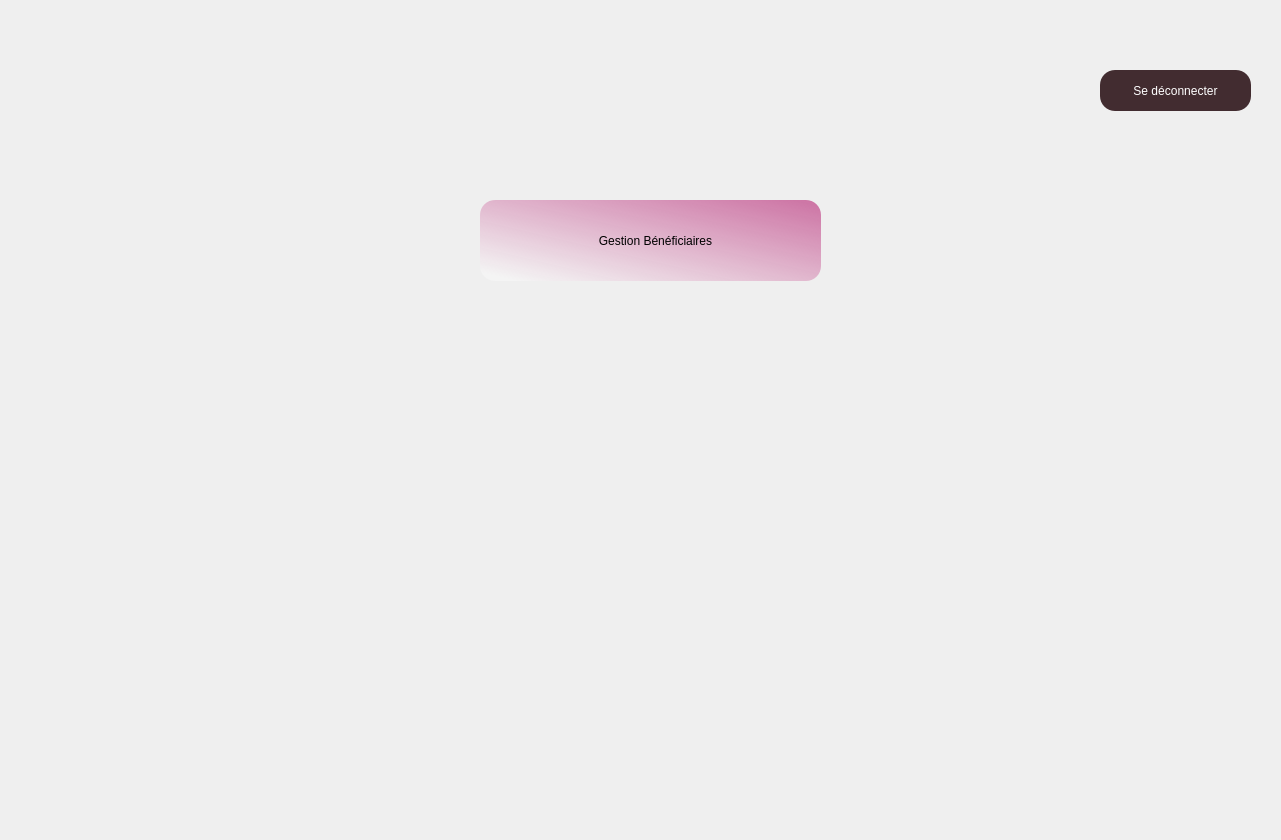
    <widget class="QWidget" name="Page_acceuil_3">
     <widget class="QLabel" name="label_43">
      <property name="geometry">
       <rect>
        <x>0</x>
        <y>0</y>
        <width>1272</width>
        <height>831</height>
       </rect>
      </property>
      <property name="minimumSize">
       <size>
        <width>1272</width>
        <height>831</height>
       </size>
      </property>
      <property name="text">
       <string/>
      </property>
      <property name="pixmap">
       <pixmap>../other(img)/Brown &amp; Deep Green Illustration International Day Of Charity (1).png</pixmap>
      </property>
     </widget>
     <widget class="QPushButton" name="pushButton_16">
      <property name="geometry">
       <rect>
        <x>480</x>
        <y>200</y>
        <width>341</width>
        <height>81</height>
       </rect>
      </property>
      <property name="styleSheet">
       <string notr="true"> *{ background:qlineargradient(spread:pad, x1:0.058, y1:0.948864, x2:1, y2:0, stop:0 rgba(255, 255, 255, 74), stop:1 rgba(204, 114, 163, 255));
	font: 75 italic 12pt &quot;Times New Roman&quot;;border-radius:15px;
}
</string>
      </property>
      <property name="text">
       <string>   Gestion Bénéficiaires</string>
      </property>
     </widget>
     <widget class="QPushButton" name="pushButton_22">
      <property name="geometry">
       <rect>
        <x>1100</x>
        <y>70</y>
        <width>151</width>
        <height>41</height>
       </rect>
      </property>
      <property name="styleSheet">
       <string notr="true">#pushButton_22
{
font: 12pt &quot;Times New Roman&quot;;
background:#422c30;
color:white;
border-radius:15px;
}
#pushButton_22::hover
{
font: 12pt &quot;Times New Roman&quot;;
background:brown;
color:white;
border-radius:15px;
}</string>
      </property>
      <property name="text">
       <string>Se déconnecter</string>
      </property>
     </widget>
    </widget>
